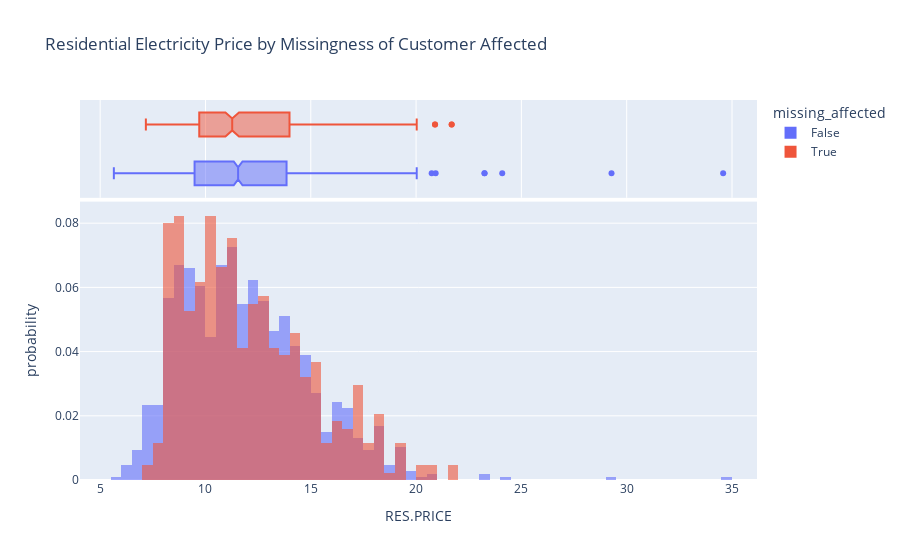

This figure's notebook cell:
### Code cell
plot = px.histogram(missing_affected, x='RES.PRICE', color='missing_affected', histnorm='probability', marginal='box',
             title="Residential Electricity Price by Missingness of Customer Affected", barmode='overlay', opacity=0.6)
plot.show()
plot.write_html('MV-3.html',include_plotlyjs='cdn')

### Figure 1 — Plotly figure (JSON) as saved in the notebook; plotly's stock layout.template omitted (floating-point values rounded to 4 significant figures; data arrays with more than 128 entries replaced by an {"elided": "..."} marker saying what was removed)
{"data": [{"alignmentgroup": "True", "bingroup": "x", "histnorm": "probability", "hovertemplate": "missing_affected=False<br>RES.PRICE=%{x}<br>probability=%{y}<extra></extra>", "legendgroup": "False", "marker": {"color": "#636efa", "opacity": 0.6, "pattern": {"shape": ""}}, "name": "False", "offsetgroup": "False", "orientation": "v", "showlegend": true, "type": "histogram", "x": {"elided": "1084 float values"}, "xaxis": "x", "yaxis": "y"}, {"alignmentgroup": "True", "hovertemplate": "missing_affected=False<br>RES.PRICE=%{x}<extra></extra>", "legendgroup": "False", "marker": {"color": "#636efa"}, "name": "False", "notched": true, "offsetgroup": "False", "showlegend": false, "type": "box", "x": {"elided": "1084 float values"}, "xaxis": "x2", "yaxis": "y2"}, {"alignmentgroup": "True", "bingroup": "x", "histnorm": "probability", "hovertemplate": "missing_affected=True<br>RES.PRICE=%{x}<br>probability=%{y}<extra></extra>", "legendgroup": "True", "marker": {"color": "#EF553B", "opacity": 0.6, "pattern": {"shape": ""}}, "name": "True", "offsetgroup": "True", "orientation": "v", "showlegend": true, "type": "histogram", "x": {"elided": "441 float values"}, "xaxis": "x", "yaxis": "y"}, {"alignmentgroup": "True", "hovertemplate": "missing_affected=True<br>RES.PRICE=%{x}<extra></extra>", "legendgroup": "True", "marker": {"color": "#EF553B"}, "name": "True", "notched": true, "offsetgroup": "True", "showlegend": false, "type": "box", "x": {"elided": "441 float values"}, "xaxis": "x2", "yaxis": "y2"}], "layout": {"barmode": "overlay", "legend": {"title": {"text": "missing_affected"}, "tracegroupgap": 0}, "title": {"text": "Residential Electricity Price by Missingness of Customer Affected"}, "xaxis": {"anchor": "y", "domain": [0, 1], "title": {"text": "RES.PRICE"}}, "xaxis2": {"anchor": "y2", "domain": [0, 1], "matches": "x", "showgrid": true, "showticklabels": false}, "yaxis": {"anchor": "x", "domain": [0, 0.7326], "title": {"text": "probability"}}, "yaxis2": {"anchor": "x2", "domain": [0.7426, 1], "matches": "y2", "showgrid": false, "showline": false, "showticklabels": false, "ticks": ""}}}
